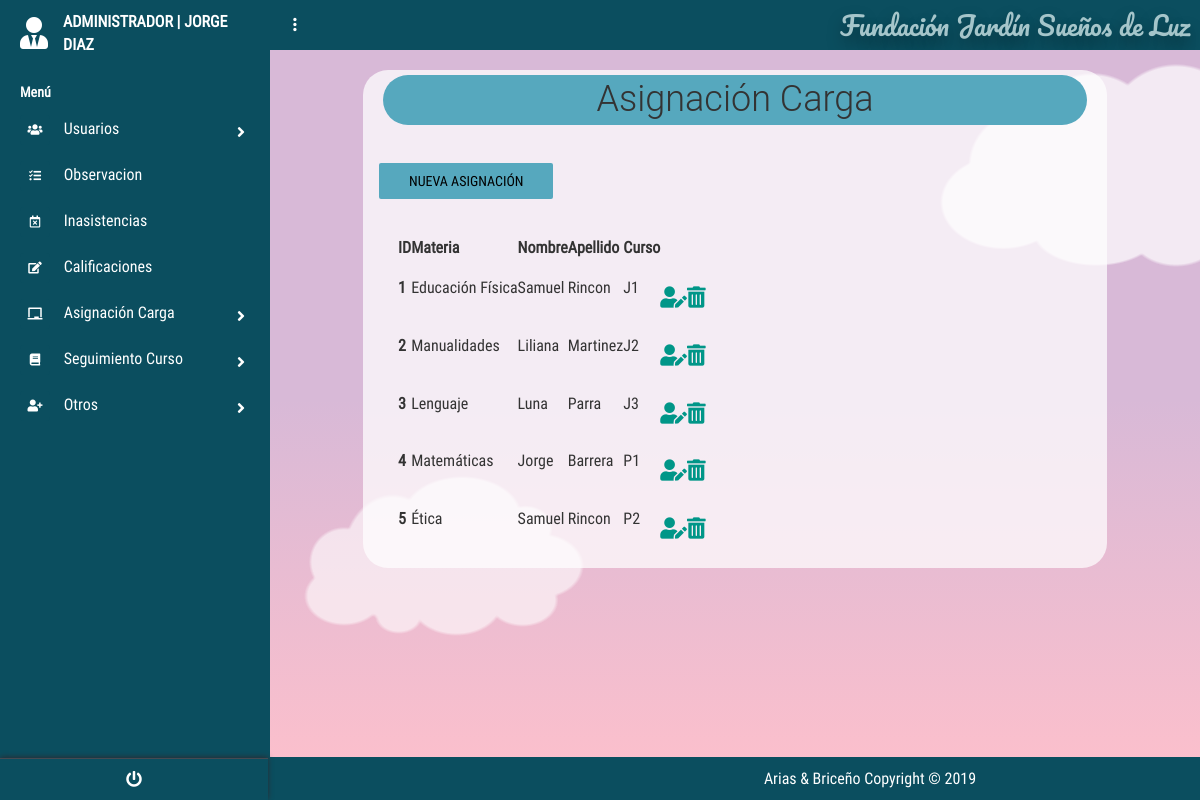
Page /?c=AsignacionCarga&a=Index (signed in) on the committed database.
### tables this page shows
create table ASIGNACIONCARGA
(
id_Asignacion INT PRIMARY KEY auto_increment ,
id_Materia_FK INT ,
id_Usuario_KFFK INT ,
id_Curso_FKF int ,
fecha_Asignacion DATE not null
);

create table MATERIA
(
id_Materia INT PRIMARY KEY auto_increment ,
nombre_Materia VARCHAR (50) not null,
horasSemanales_Materia INT not null
);

create table Usuario
(
id_Usuario int PRIMARY KEY auto_increment ,
user_Usuario varchar (50) not null,
password_Usuario varchar (8) not null,
nombre_Usuario varchar (50) not null,
apellido_Usuario varchar (50) not null,
tipoDoc_Usuario varchar (50) not null,
doc_Usuario bigint not null,
estado_Usuario varchar (50) not null,
id_tipoUsuario_FK int ,
id_Especialidad_FK int 
);

create table CURSO
(
id_Curso int PRIMARY KEY auto_increment ,
codigo_Curso VARCHAR (50) not null
);

### controllers/AsignacionCargaController.php (called while the page is built, shortened)
<?php
require_once "./models/AsignacionCargaModel.php";
class AsignacionCargaController{
    public function __CONSTRUCT(){
        $this->mode = new AsignacionCargaModel();
    }
    public function Index(){
        include_once './views/AsignacionCarga/AsignacionCargaCon.php';
    }
}

### models/Conexion.php (called while the page is built)
<?php
class Conexion{
    public static function conectar(){
        $PDO = new PDO("mysql:host=localhost;dbname=dbfundacion;charset=utf8","root","");
        $PDO->setAttribute(PDO::ATTR_ERRMODE,PDO::ERRMODE_EXCEPTION);
        return $PDO;
    }
}
?>

### models/AsignacionCargaModel.php (called while the page is built, shortened)
<?php
class AsignacionCargaModel{
    public $CNX;
    public function __construct(){
        try {
            $this->CNX= Conexion::conectar();
        } catch (Exception $e) {
            die($e->getMessage());
        }
    }
    public function listar_AsignacionCarga(){
        try {
            $query= "SELECT id_Asignacion,
            id_Materia_FK,
            nombre_Materia,
            id_Usuario_KFFK,
            nombre_Usuario,
            apellido_Usuario,
            id_Curso_FKF,
            codigo_Curso,
            fecha_Asignacion
            from ASIGNACIONCARGA
            inner join Materia on Materia.id_Materia=ASIGNACIONCARGA.id_Materia_FK
            inner join Curso on Curso.id_Curso=ASIGNACIONCARGA.id_Curso_FKF
            inner join USUARIO on Usuario.id_Usuario=ASIGNACIONCARGA.id_Usuario_KFFK";
            $stm = $this->CNX->prepare($query);
            $stm->execute();
            return $stm->fetchAll(PDO::FETCH_OBJ);
        } catch (Exception $e){
            die($e ->getMessage());
        }
    }
}

### views/AsignacionCarga/AsignacionCargaCon.php (the view, shortened to what this page needs)
<!DOCTYPE html>
<html lang="es">
<head>
    <link rel='stylesheet' href='https://cdnjs.cloudflare.com/ajax/libs/twitter-bootstrap/4.1.1/css/bootstrap.css'>
    <link rel='stylesheet' href='https://use.fontawesome.com/releases/v5.0.13/css/all.css'>
    <link rel="stylesheet" href="<?php echo SERVERURL; ?>assets/css/main.css">
    <link rel="stylesheet" href="<?php echo SERVERURL; ?>assets/css/style.css">
    <link rel="stylesheet" href="<?php echo SERVERURL; ?>assets/css/menu_Lateral.css">
    <link rel="stylesheet" href="<?php echo SERVERURL; ?>assets/css/main.css">
    <link href="https://unpkg.com/bootstrap-table@1.18.0/dist/bootstrap-table.min.css" rel="stylesheet">
</head>
<body>
    <?php include "./views/modules/navlateral.php" ?>
    <section class="full-box dashboard-contentPage">
        <?php include "./views/modules/navbar.php" ?>
        <div class="container">
            <div class="titles">
                <h1 class="tituloa ">Asignación Carga</h1>
                <div class="form-group" id="botones">
                    <a href="?c=AsignacionCarga&a=nuevo" class="boton btn btn-info botones">Nueva Asignación</a>
                </div>
            </div>
            <div class="tablas">
            <table id="table" data-toggle="table" data-height="auto" data-search="true" data-show-refresh="false"
                data-show-columns="true" data-buttons-toolbar=".buttons-toolbar">
                <thead>
                    <tr>
                        <th data-field="ID">ID</th>
                        <th data-field="materia">Materia</th>
                        <th data-field="nombre_Usuario">Nombre</th>
                        <th data-field="apellido_Usuario">Apellido</th>
                        <th data-field="Curso">Curso</th>
                        <th data-field="editar"></th>
                        <th data-field="eliminar"></th>
                    </tr>
                </thead>
                <tbody>
                    <?php foreach ($this->mode->listar_AsignacionCarga() as $k ) : ?>
                    <tr>
                        <th data-field="ID" scope="row"><?php echo $k->id_Asignacion; ?></th>
                        <td data-field="materia"><?php echo $k->nombre_Materia; ?></td>
                        <td data-field="nombre_Usuario"><?php echo $k->nombre_Usuario; ?></td>
                        <td data-field="apellido_Usuario"><?php echo $k->apellido_Usuario; ?></td>
                        <td data-field="Curso"><?php echo $k->codigo_Curso; ?></td>
                        <th data-field="editar">
                            <div class="form-group" id="botones">
                                <a href="?c=AsignacionCarga&a=nuevo&id_Asignacion=<?php echo $k->id_Asignacion;?>"  class="fas fa-user-edit fa-lg " ></a>
                            </div>
                        </th>
                        <th data-field="eliminar">
                        <div class="form-group" id="botones">
                                <a onclick="javascript:return confirm('¿Desea eliminar el registro?');
                                " href="?c=AsignacionCarga&a=g_Eliminar_AsignacionCarga&id_Asignacion=<?php echo $k->id_Asignacion;?>"
                                 class="fas fa-trash-alt fa-lg"></a>
                            </div>
                        </th>
                    </tr>
                    <?php endforeach; ?>
                </tbody>
            </table>
</div>
        </div>
        <?php include "./views/modules/fondo_Form.php" ?>
    </section>
</body>
</html>

### assets/css/main.css (style rules this page uses)
body, html { background-color: #0b4e5f; width: 100%; height: 100%; margin: 0; padding: 0; position: relative; font-size: 16px; font-family: 'RobotoCondensed'; overflow: hidden; }
.full-box { margin: 0; padding: 0; width: 100%; box-sizing: border-box; }
.container { background-color: rgba(255, 255, 255, 0.726); margin-top:20px; border-radius:25px; width:80%; }
.tablas,h1 { margin:20px }
h1 { text-align: center; padding: 5px; margin: 5px; }
form .btn, .botones { background-color: #56a8be; border-color: #56a8be; }
.tituloa { background-color: #56a8be; border-color: #56a8be; border-radius: 1em; }
.dashboard-sideBar, .dashboard-contentPage { position: absolute; top: 0; height: 100%; transition: all .3s ease-in-out; }
.dashboard-contentPage { right: 0; z-index: 1; padding-left: 270px; }
.btn:not(.btn-raised).btn-info, .input-group-btn .btn:not(.btn-raised).btn-info { color: #000000; }

### assets/css/menu_Lateral.css (style rules this page uses)
body { font-size: 0.9rem; }

### views/modules/fondo_Form.php (style rules this page uses)
html { box-sizing: border-box; }
*, *:before, *:after { box-sizing: inherit; }
body { margin: 0; background: linear-gradient(#d8b9d7 50%, #ffc0cb); min-height: 100vh; display: flex; justify-content: center; align-items: center; overflow: hidden; position: relative; }

### rows in the picture
asignacioncarga: id_Asignacion "1", id_Materia_FK.nombre_Materia "Educación Física", id_Usuario_KFFK.nombre_Usuario "Samuel", id_Usuario_KFFK.apellido_Usuario "Rincon", id_Curso_FKF.codigo_Curso "J1"
asignacioncarga: id_Asignacion "2", id_Materia_FK.nombre_Materia "Manualidades", id_Usuario_KFFK.nombre_Usuario "Liliana", id_Usuario_KFFK.apellido_Usuario "Martinez", id_Curso_FKF.codigo_Curso "J2"
asignacioncarga: id_Asignacion "3", id_Materia_FK.nombre_Materia "Lenguaje", id_Usuario_KFFK.nombre_Usuario "Luna", id_Usuario_KFFK.apellido_Usuario "Parra", id_Curso_FKF.codigo_Curso "J3"
asignacioncarga: id_Asignacion "4", id_Materia_FK.nombre_Materia "Matemáticas", id_Usuario_KFFK.nombre_Usuario "Jorge", id_Usuario_KFFK.apellido_Usuario "Barrera", id_Curso_FKF.codigo_Curso "P1"
asignacioncarga: id_Asignacion "5", id_Materia_FK.nombre_Materia "Ética", id_Usuario_KFFK.nombre_Usuario "Samuel", id_Usuario_KFFK.apellido_Usuario "Rincon", id_Curso_FKF.codigo_Curso "P2"

### other values in the picture
$nombre "JORGE DIAZ"
NOMBREPROYECTO "Fundación Jardín Sueños de Luz"
